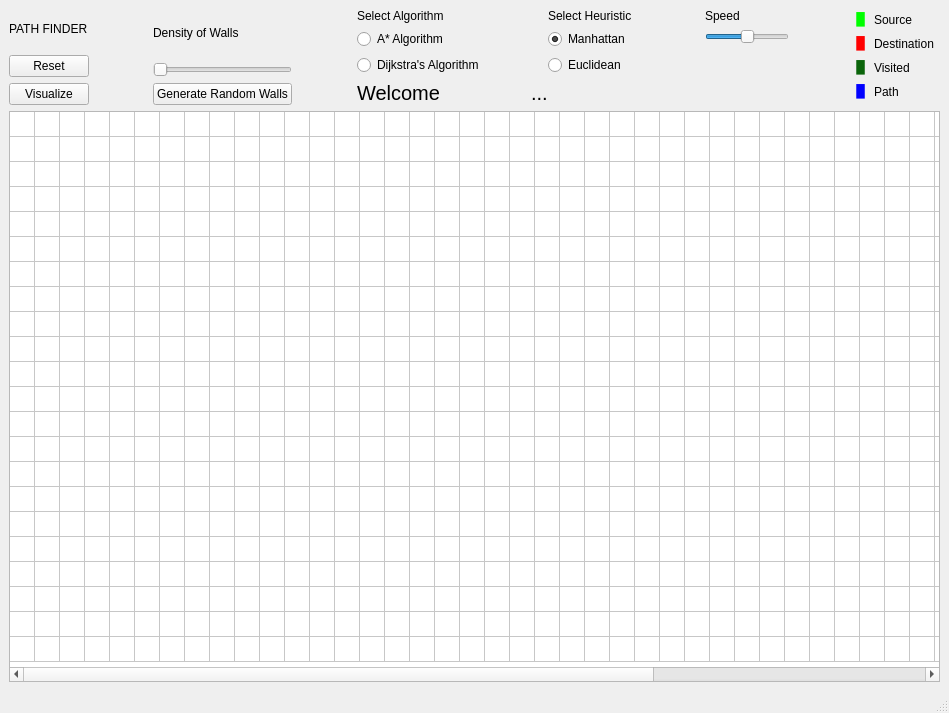
<?xml version="1.0" encoding="UTF-8"?>
<ui version="4.0">
 <class>MainWindow</class>
 <widget class="QMainWindow" name="MainWindow">
  <property name="geometry">
   <rect>
    <x>0</x>
    <y>0</y>
    <width>949</width>
    <height>713</height>
   </rect>
  </property>
  <property name="sizePolicy">
   <sizepolicy hsizetype="Expanding" vsizetype="Expanding">
    <horstretch>0</horstretch>
    <verstretch>0</verstretch>
   </sizepolicy>
  </property>
  <property name="windowTitle">
   <string>MainWindow</string>
  </property>
  <widget class="QWidget" name="centralwidget">
   <layout class="QGridLayout" name="gridLayout_2">
    <item row="3" column="0" colspan="12">
     <widget class="QTableWidget" name="tableWidget">
      <property name="sizePolicy">
       <sizepolicy hsizetype="MinimumExpanding" vsizetype="MinimumExpanding">
        <horstretch>0</horstretch>
        <verstretch>0</verstretch>
       </sizepolicy>
      </property>
      <property name="editTriggers">
       <set>QAbstractItemView::NoEditTriggers</set>
      </property>
      <property name="tabKeyNavigation">
       <bool>false</bool>
      </property>
      <property name="dragDropOverwriteMode">
       <bool>false</bool>
      </property>
      <property name="selectionMode">
       <enum>QAbstractItemView::SingleSelection</enum>
      </property>
      <property name="rowCount">
       <number>22</number>
      </property>
      <property name="columnCount">
       <number>53</number>
      </property>
      <attribute name="horizontalHeaderVisible">
       <bool>false</bool>
      </attribute>
      <attribute name="horizontalHeaderMinimumSectionSize">
       <number>25</number>
      </attribute>
      <attribute name="horizontalHeaderDefaultSectionSize">
       <number>25</number>
      </attribute>
      <attribute name="horizontalHeaderHighlightSections">
       <bool>false</bool>
      </attribute>
      <attribute name="verticalHeaderVisible">
       <bool>false</bool>
      </attribute>
      <attribute name="verticalHeaderMinimumSectionSize">
       <number>25</number>
      </attribute>
      <attribute name="verticalHeaderDefaultSectionSize">
       <number>25</number>
      </attribute>
      <attribute name="verticalHeaderHighlightSections">
       <bool>false</bool>
      </attribute>
      <row/>
      <row/>
      <row/>
      <row/>
      <row/>
      <row/>
      <row/>
      <row/>
      <row/>
      <row/>
      <row/>
      <row/>
      <row/>
      <row/>
      <row/>
      <row/>
      <row/>
      <row/>
      <row/>
      <row/>
      <row/>
      <row/>
      <column/>
      <column/>
      <column/>
      <column/>
      <column/>
      <column/>
      <column/>
      <column/>
      <column/>
      <column/>
      <column/>
      <column/>
      <column/>
      <column/>
      <column/>
      <column/>
      <column/>
      <column/>
      <column/>
      <column/>
      <column/>
      <column/>
      <column/>
      <column/>
      <column/>
      <column/>
      <column/>
      <column/>
      <column/>
      <column/>
      <column/>
      <column/>
      <column/>
      <column/>
      <column/>
      <column/>
      <column/>
      <column/>
      <column/>
      <column/>
      <column/>
      <column/>
      <column/>
      <column/>
      <column/>
      <column/>
      <column/>
      <column/>
      <column/>
      <column/>
      <column/>
      <column/>
      <column/>
     </widget>
    </item>
    <item row="0" column="6" rowspan="2">
     <layout class="QVBoxLayout" name="verticalLayout_4">
      <property name="leftMargin">
       <number>0</number>
      </property>
      <property name="rightMargin">
       <number>8</number>
      </property>
      <item>
       <widget class="QLabel" name="label_11">
        <property name="text">
         <string>Select Heuristic</string>
        </property>
       </widget>
      </item>
      <item>
       <widget class="QRadioButton" name="radioButton_3">
        <property name="text">
         <string>Manhattan</string>
        </property>
        <property name="checked">
         <bool>true</bool>
        </property>
        <attribute name="buttonGroup">
         <string notr="true">buttonGroup</string>
        </attribute>
       </widget>
      </item>
      <item>
       <widget class="QRadioButton" name="radioButton_4">
        <property name="text">
         <string>Euclidean</string>
        </property>
        <attribute name="buttonGroup">
         <string notr="true">buttonGroup</string>
        </attribute>
       </widget>
      </item>
     </layout>
    </item>
    <item row="0" column="8">
     <layout class="QVBoxLayout" name="verticalLayout">
      <item>
       <widget class="QLabel" name="label_2">
        <property name="text">
         <string>Speed</string>
        </property>
       </widget>
      </item>
      <item>
       <widget class="QSlider" name="horizontalSlider">
        <property name="sizePolicy">
         <sizepolicy hsizetype="Fixed" vsizetype="Fixed">
          <horstretch>0</horstretch>
          <verstretch>0</verstretch>
         </sizepolicy>
        </property>
        <property name="maximum">
         <number>99</number>
        </property>
        <property name="value">
         <number>50</number>
        </property>
        <property name="orientation">
         <enum>Qt::Horizontal</enum>
        </property>
       </widget>
      </item>
     </layout>
    </item>
    <item row="0" column="9">
     <spacer name="horizontalSpacer_7">
      <property name="orientation">
       <enum>Qt::Horizontal</enum>
      </property>
      <property name="sizeHint" stdset="0">
       <size>
        <width>40</width>
        <height>20</height>
       </size>
      </property>
     </spacer>
    </item>
    <item row="0" column="10" rowspan="3">
     <layout class="QGridLayout" name="gridLayout">
      <item row="0" column="1">
       <widget class="QLabel" name="label_7">
        <property name="text">
         <string>Source</string>
        </property>
       </widget>
      </item>
      <item row="2" column="0">
       <widget class="QLabel" name="label_18">
        <property name="sizePolicy">
         <sizepolicy hsizetype="Fixed" vsizetype="Fixed">
          <horstretch>10</horstretch>
          <verstretch>0</verstretch>
         </sizepolicy>
        </property>
        <property name="minimumSize">
         <size>
          <width>15</width>
          <height>15</height>
         </size>
        </property>
        <property name="text">
         <string>&lt;html&gt;&lt;head/&gt;&lt;body&gt;&lt;p align=&quot;center&quot;&gt;&lt;span style=&quot; color:#0A640A;&quot;&gt;█&lt;/span&gt;&lt;/p&gt;&lt;/body&gt;&lt;/html&gt;</string>
        </property>
       </widget>
      </item>
      <item row="3" column="0">
       <widget class="QLabel" name="label_19">
        <property name="sizePolicy">
         <sizepolicy hsizetype="Fixed" vsizetype="Fixed">
          <horstretch>10</horstretch>
          <verstretch>0</verstretch>
         </sizepolicy>
        </property>
        <property name="minimumSize">
         <size>
          <width>15</width>
          <height>15</height>
         </size>
        </property>
        <property name="text">
         <string>&lt;html&gt;&lt;head/&gt;&lt;body&gt;&lt;p align=&quot;center&quot;&gt;&lt;span style=&quot; color:#0000FF;&quot;&gt;█&lt;/span&gt;&lt;/p&gt;&lt;/body&gt;&lt;/html&gt;</string>
        </property>
       </widget>
      </item>
      <item row="0" column="0">
       <widget class="QLabel" name="label_10">
        <property name="sizePolicy">
         <sizepolicy hsizetype="Fixed" vsizetype="Fixed">
          <horstretch>10</horstretch>
          <verstretch>0</verstretch>
         </sizepolicy>
        </property>
        <property name="minimumSize">
         <size>
          <width>15</width>
          <height>15</height>
         </size>
        </property>
        <property name="autoFillBackground">
         <bool>true</bool>
        </property>
        <property name="styleSheet">
         <string notr="true">QLable_10
{background-color:green;
}</string>
        </property>
        <property name="text">
         <string>&lt;html&gt;&lt;head/&gt;&lt;body&gt;&lt;p align=&quot;center&quot;&gt;&lt;span style=&quot; color:#00FF00;&quot;&gt;█&lt;/span&gt;&lt;/p&gt;&lt;/body&gt;&lt;/html&gt;</string>
        </property>
        <property name="textFormat">
         <enum>Qt::AutoText</enum>
        </property>
       </widget>
      </item>
      <item row="1" column="1">
       <widget class="QLabel" name="label_8">
        <property name="text">
         <string>Destination</string>
        </property>
       </widget>
      </item>
      <item row="2" column="1">
       <widget class="QLabel" name="label_6">
        <property name="text">
         <string>Visited</string>
        </property>
        <property name="textFormat">
         <enum>Qt::AutoText</enum>
        </property>
       </widget>
      </item>
      <item row="1" column="0">
       <widget class="QLabel" name="label_17">
        <property name="sizePolicy">
         <sizepolicy hsizetype="Fixed" vsizetype="Fixed">
          <horstretch>10</horstretch>
          <verstretch>0</verstretch>
         </sizepolicy>
        </property>
        <property name="minimumSize">
         <size>
          <width>15</width>
          <height>15</height>
         </size>
        </property>
        <property name="text">
         <string>&lt;html&gt;&lt;head/&gt;&lt;body&gt;&lt;p align=&quot;center&quot;&gt;&lt;span style=&quot; color:#FF0000;&quot;&gt;█&lt;/span&gt;&lt;/p&gt;&lt;/body&gt;&lt;/html&gt;</string>
        </property>
       </widget>
      </item>
      <item row="3" column="1">
       <widget class="QLabel" name="label_9">
        <property name="text">
         <string>Path</string>
        </property>
       </widget>
      </item>
     </layout>
    </item>
    <item row="0" column="2" rowspan="3">
     <layout class="QVBoxLayout" name="verticalLayout_5">
      <item>
       <widget class="QLabel" name="label_12">
        <property name="text">
         <string>Density of Walls</string>
        </property>
       </widget>
      </item>
      <item>
       <widget class="QSlider" name="horizontalSlider_2">
        <property name="minimum">
         <number>2</number>
        </property>
        <property name="maximum">
         <number>6</number>
        </property>
        <property name="singleStep">
         <number>1</number>
        </property>
        <property name="orientation">
         <enum>Qt::Horizontal</enum>
        </property>
       </widget>
      </item>
      <item>
       <widget class="QPushButton" name="pushButton_3">
        <property name="text">
         <string>Generate Random Walls</string>
        </property>
       </widget>
      </item>
     </layout>
    </item>
    <item row="0" column="1">
     <spacer name="horizontalSpacer_4">
      <property name="orientation">
       <enum>Qt::Horizontal</enum>
      </property>
      <property name="sizeHint" stdset="0">
       <size>
        <width>40</width>
        <height>20</height>
       </size>
      </property>
     </spacer>
    </item>
    <item row="2" column="4" colspan="4">
     <layout class="QHBoxLayout" name="horizontalLayout">
      <item>
       <widget class="QLabel" name="label_4">
        <property name="sizePolicy">
         <sizepolicy hsizetype="Preferred" vsizetype="Preferred">
          <horstretch>0</horstretch>
          <verstretch>0</verstretch>
         </sizepolicy>
        </property>
        <property name="font">
         <font>
          <pointsize>15</pointsize>
          <weight>50</weight>
          <bold>false</bold>
         </font>
        </property>
        <property name="text">
         <string>Welcome</string>
        </property>
       </widget>
      </item>
      <item>
       <widget class="QLabel" name="label_5">
        <property name="sizePolicy">
         <sizepolicy hsizetype="Preferred" vsizetype="Preferred">
          <horstretch>0</horstretch>
          <verstretch>0</verstretch>
         </sizepolicy>
        </property>
        <property name="font">
         <font>
          <pointsize>15</pointsize>
          <weight>50</weight>
          <bold>false</bold>
         </font>
        </property>
        <property name="text">
         <string>...</string>
        </property>
       </widget>
      </item>
     </layout>
    </item>
    <item row="0" column="7">
     <spacer name="horizontalSpacer_9">
      <property name="orientation">
       <enum>Qt::Horizontal</enum>
      </property>
      <property name="sizeHint" stdset="0">
       <size>
        <width>40</width>
        <height>20</height>
       </size>
      </property>
     </spacer>
    </item>
    <item row="0" column="0" rowspan="3">
     <layout class="QVBoxLayout" name="verticalLayout_3">
      <item>
       <widget class="QLabel" name="label_3">
        <property name="text">
         <string>PATH FINDER</string>
        </property>
       </widget>
      </item>
      <item>
       <widget class="QPushButton" name="pushButton">
        <property name="text">
         <string>Reset</string>
        </property>
       </widget>
      </item>
      <item>
       <widget class="QPushButton" name="pushButton_2">
        <property name="sizePolicy">
         <sizepolicy hsizetype="Maximum" vsizetype="Maximum">
          <horstretch>0</horstretch>
          <verstretch>0</verstretch>
         </sizepolicy>
        </property>
        <property name="text">
         <string>Visualize</string>
        </property>
       </widget>
      </item>
     </layout>
    </item>
    <item row="0" column="4" rowspan="2">
     <layout class="QVBoxLayout" name="verticalLayout_2">
      <item>
       <widget class="QLabel" name="label">
        <property name="text">
         <string>Select Algorithm</string>
        </property>
       </widget>
      </item>
      <item>
       <widget class="QRadioButton" name="radioButton">
        <property name="text">
         <string>A* Algorithm</string>
        </property>
        <attribute name="buttonGroup">
         <string notr="true">buttonGroup_2</string>
        </attribute>
       </widget>
      </item>
      <item>
       <widget class="QRadioButton" name="radioButton_2">
        <property name="text">
         <string>Dijkstra's Algorithm</string>
        </property>
        <attribute name="buttonGroup">
         <string notr="true">buttonGroup_2</string>
        </attribute>
       </widget>
      </item>
     </layout>
    </item>
    <item row="0" column="3">
     <spacer name="horizontalSpacer_5">
      <property name="orientation">
       <enum>Qt::Horizontal</enum>
      </property>
      <property name="sizeHint" stdset="0">
       <size>
        <width>40</width>
        <height>20</height>
       </size>
      </property>
     </spacer>
    </item>
    <item row="0" column="5">
     <spacer name="horizontalSpacer">
      <property name="orientation">
       <enum>Qt::Horizontal</enum>
      </property>
      <property name="sizeHint" stdset="0">
       <size>
        <width>40</width>
        <height>20</height>
       </size>
      </property>
     </spacer>
    </item>
   </layout>
  </widget>
  <widget class="QMenuBar" name="menubar">
   <property name="geometry">
    <rect>
     <x>0</x>
     <y>0</y>
     <width>949</width>
     <height>21</height>
    </rect>
   </property>
  </widget>
  <widget class="QStatusBar" name="statusbar"/>
 </widget>
 <resources/>
 <connections/>
 <buttongroups>
  <buttongroup name="buttonGroup"/>
  <buttongroup name="buttonGroup_2"/>
 </buttongroups>
</ui>
